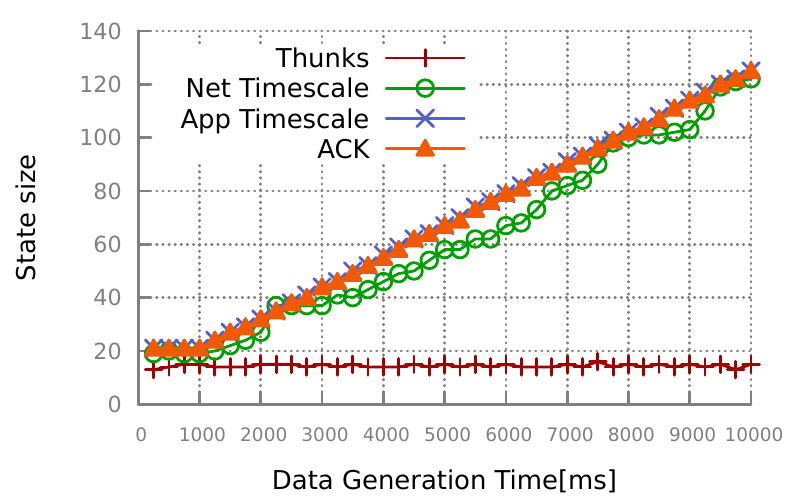

The script that saved this image:
#!/usr/bin/gnuplot
reset
load 'style.gp'

set output "state_generation.pdf"

set xlabel "Data Generation Time[ms]"
set ylabel "State size"

#set yrange[0:]
set key top left


plot \
"state_generation.dat" using 1:2 title 'Thunks' with linespoints ls 1, \
"state_generation.dat" using 1:3 title 'Net Timescale' with linespoints ls 2, \
"state_generation.dat" using 1:4 title 'App Timescale' with linespoints ls 3, \
"state_generation.dat" using 1:5 title 'ACK' with linespoints ls 4, \
